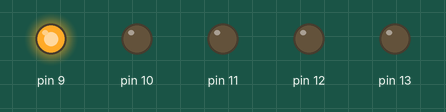
This sketch was run on a simulated Arduino Uno, built with avr-gcc and run on an emulated ATmega328P. Shown: output pins drawn as LEDs (lit = HIGH).

Above: at 0.5 s.
At 2.5 s:
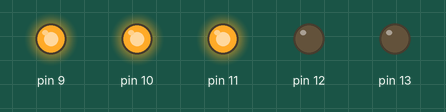
At 4.5 s:
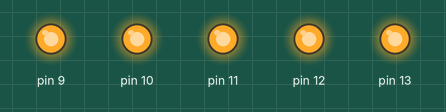
At 5.5 s:
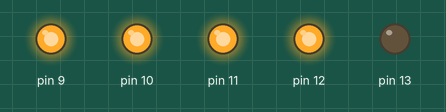
At 9.5 s:
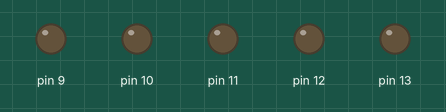
At 11.5 s:
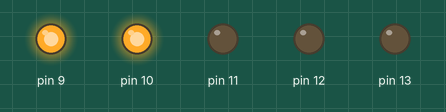
Timing chart, 0 to 13.0 s (numbered marks = the images above):
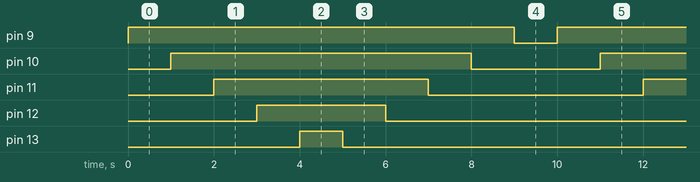

The sketch:

first_test.ino
```cpp
void setup() {
  // initialize digital pin LED_BUILTIN as an output.
  for(int i=9;i<=13;i++)
  {
    pinMode(i, OUTPUT);
  }
}

// the loop function runs over and over again forever
void loop() {
  for(int i=9;i<=13;i++)
  {
    digitalWrite(i, HIGH);   // turn the LED on (HIGH is the voltage level)
    delay(1000);                       // wait for a second
  }
  for(int i=13;i>=9;i--)
  {
    digitalWrite(i, LOW);    // turn the LED off by making the voltage LOW
    delay(1000);                           // wait for a second
  }
}
```

Measured:
- by itself, pin 9: alternates HIGH for 9.0 s and LOW for 1.0 s
- by itself, pin 10: alternates HIGH for 7.0 s and LOW for 3.0 s
- by itself, pin 11: alternates HIGH for 5.0 s and LOW for 5.0 s
- by itself, pin 12: alternates HIGH for 3.0 s and LOW for 7.0 s
- by itself, pin 13: alternates HIGH for 1.0 s and LOW for 9.0 s
